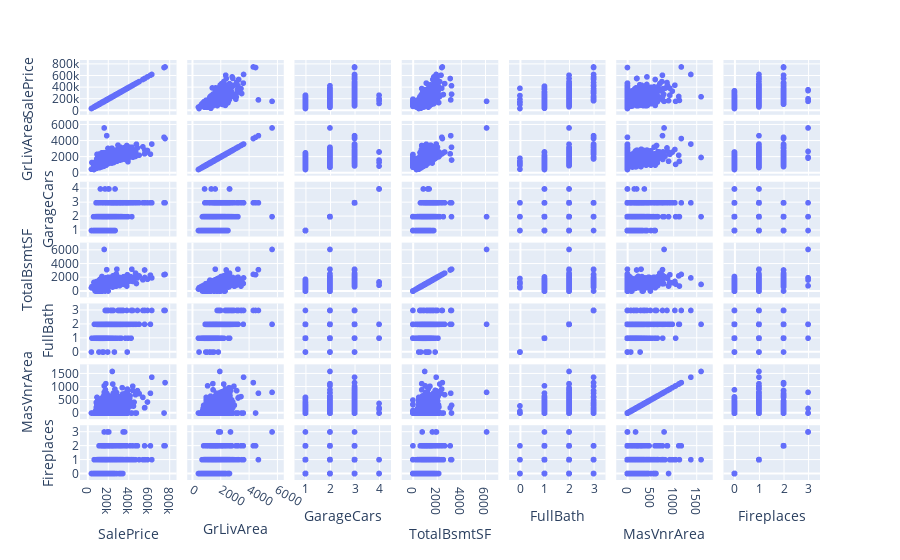

Source (notebook cell):
### Markdown cell above
Not as useful as Seaborn's pairplots

### Code cell
fig = px.scatter_matrix(house_train[cols])
iplot(fig)

### Figure 1 — Plotly figure (JSON) as saved in the notebook; plotly's stock layout.template omitted (floating-point values rounded to 4 significant figures; data arrays with more than 128 entries replaced by an {"elided": "..."} marker saying what was removed)
{"data": [{"dimensions": [{"axis": {"matches": true}, "label": "SalePrice", "values": {"elided": "1379 int values"}}, {"axis": {"matches": true}, "label": "GrLivArea", "values": {"elided": "1379 int values"}}, {"axis": {"matches": true}, "label": "GarageCars", "values": {"elided": "1379 int values"}}, {"axis": {"matches": true}, "label": "TotalBsmtSF", "values": {"elided": "1379 int values"}}, {"axis": {"matches": true}, "label": "FullBath", "values": {"elided": "1379 int values"}}, {"axis": {"matches": true}, "label": "MasVnrArea", "values": {"elided": "1379 int values"}}, {"axis": {"matches": true}, "label": "Fireplaces", "values": {"elided": "1379 int values"}}], "hoverlabel": {"namelength": 0}, "hovertemplate": "%{xaxis.title.text}=%{x}<br>%{yaxis.title.text}=%{y}", "legendgroup": "", "marker": {"color": "#636efa", "symbol": "circle"}, "name": "", "showlegend": false, "type": "splom"}], "layout": {"dragmode": "select", "legend": {"tracegroupgap": 0}, "margin": {"t": 60}}}
